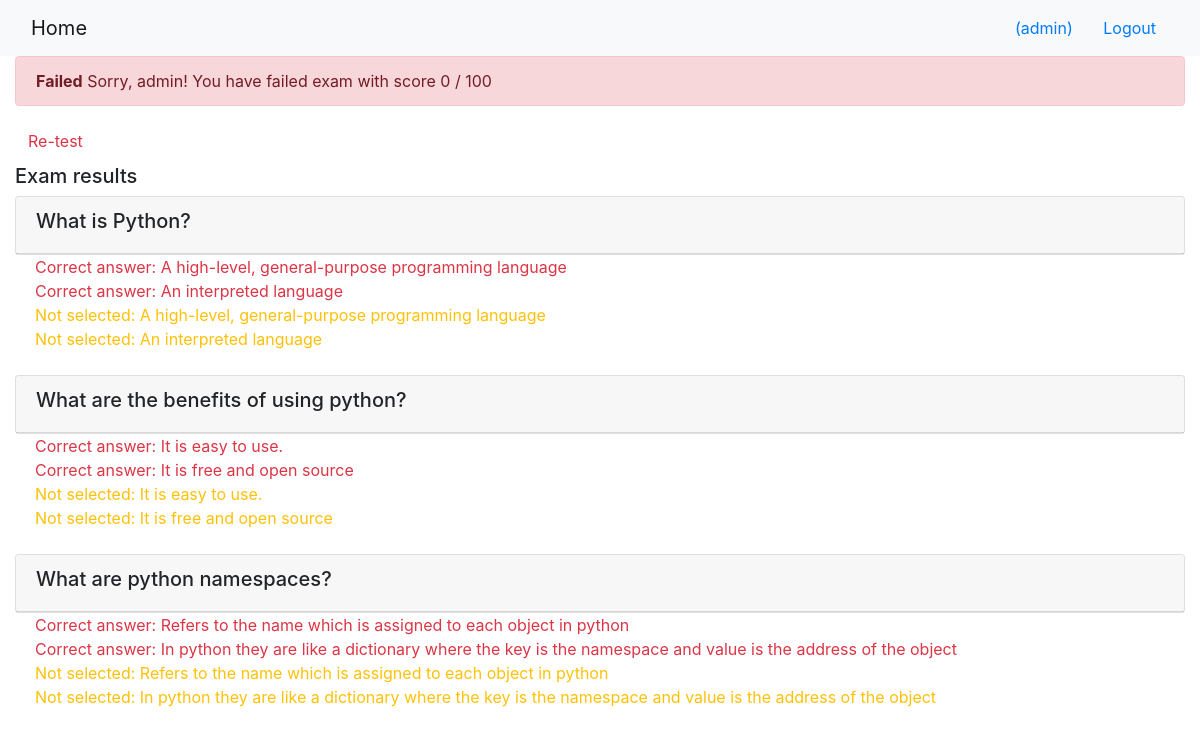
The page /onlinecourse/course/1/submission/1/result/ (signed in) on the database its author committed.
### onlinecourse/models.py (models this page shows, shortened)
class Question(models.Model):
    course = models.ForeignKey(Course, on_delete=models.CASCADE)
    question_text = models.CharField(max_length=255)
    grade = models.IntegerField()

class Choice(models.Model):
    question = models.ForeignKey(Question,on_delete=models.CASCADE)
    choice_text = models.CharField(max_length=255)
    is_correct = models.BooleanField(default=False)

### onlinecourse/views.py (the view)
# urls.py: path('course/<int:course_id>/submission/<int:submission_id>/result/', views.show_exam_result, name='show_exam_result')
def show_exam_result(request, course_id, submission_id):
    course = get_object_or_404(Course, pk=course_id)
    submission = get_object_or_404(Submission, pk=submission_id)
    questions = course.question_set.all()
    right_choice_answers = []
    for question in questions:
        for choice in question.choice_set.all():
            if choice.is_correct:
                right_choice_answers.append(choice.id)
    grade_score = 0
    grade = get_grades(course_id) * 10
    selected_choice_ids = []
    for choice in submission.choices.all():
        selected_choice_ids.append(choice.id)
        if(choice.is_correct):
            grade_score += 1
    percentage_score = ((grade_score * 10) / grade) * 100
    grade_score = int(percentage_score)
    context = {
        'course': course,
        'selected_ids': selected_choice_ids,
        'grade': grade,
        'score': grade_score,
        'right_answers': right_choice_answers
    }
    return render(request,'onlinecourse/exam_result_bootstrap.html', context)

### onlinecourse/views.py (called while the page is built)
def get_grades(course_id):
    course = Course.objects.get(pk=course_id)
    questions = course.question_set.all()
    total_grades = 0
    for question in questions:
        total_grades += question.grade
    return total_grades

### onlinecourse/templates/onlinecourse/exam_result_bootstrap.html (shortened to what this page needs)
<!DOCTYPE html>
<html lang="en">
<head>
    {% load static %}
    <link rel="stylesheet" href="https://maxcdn.bootstrapcdn.com/bootstrap/4.5.2/css/bootstrap.min.css">
</head>
<body>
    <nav class="navbar navbar-light bg-light">
        <div class="container-fluid">
            <div class="navbar-header">
                <a class="navbar-brand" href="{% url 'onlinecourse:index' %}">Home</a>
            </div>
            <ul class="nav navbar-nav navbar-right">
                {% if user.is_authenticated %}
                <li>
                    <a class="btn btn-link" href="#">{{ user.first_name }}({{ user.username }})</a>
                    <a class="btn btn-link" href="{% url 'onlinecourse:logout' %}">Logout</a>
                </li>
                {% endif %}
            </ul>
        </div>
    </nav>
    <div class="container-fluid">
        {% if score > 80 %}
        <div class="alert alert-success">
            <strong> Congradulations, {{ user }}!</strong> You have passed the exam and completed the course with score
            {{ score }} / 100
        </div>
        {% else %}
        <div class="alert alert-danger">
            <strong>Failed</strong> Sorry, {{ user }}! You have failed exam with score {{ score }} / 100
        </div>
        <a class="btn btn-link text-danger" href="{% url 'onlinecourse:course_details' course.id %}">Re-test</a>
        {% endif %}
        <div class="card-columns-vertical mt-1">
            <h5 class="">Exam results</h5>
            {% for question in course.question_set.all %}
            <div class="card mt-1 ">
                <div class="card-header">
                    <h5>{{ question.question_text }}</h5>
                </div>
            </div>
            <div class="card-body mt-0 pt-0">
                {% for choice in question.choice_set.all %}
                {% if choice.is_correct%}
                <span class="card-text text-danger">Correct answer: {{ choice.choice_text }}<span><br>
                        {% endif %}
                        {% endfor %}
                        {% for choice in question.choice_set.all %}
                        {% if choice.is_correct is not True %}
                        {% if choice.id in selected_ids %}
                        <span class="card-text text-dark">{{ choice.choice_text }}</span><br>
                        {% endif %}
                        {% else %}
                        {% if choice.id not in selected_ids %}
                        <span class="card-text text-warning">Not selected: {{ choice.choice_text }}</span><br>
                        {% endif %}
                        {% endif %}
                        {% endfor %}
            </div>
            {% endfor %}
        </div>
    </div>
</body>
</html>

### rows shown on the page
Question: question_text "What is Python?"
Choice: choice_text "A high-level, general-purpose programming language"
Choice: choice_text "An interpreted language"
Question: question_text "What are the benefits of using python?"
Choice: choice_text "It is easy to use."
Choice: choice_text "It is free and open source"
Question: question_text "What are python namespaces?"
Choice: choice_text "Refers to the name which is assigned to each object in python"
Choice: choice_text "In python they are like a dictionary where the key is the namespace and value is the address of the object"

### other values the page prints
{{ user.username }} "admin"
{{ user }} "admin"
{{ score }} "0"
